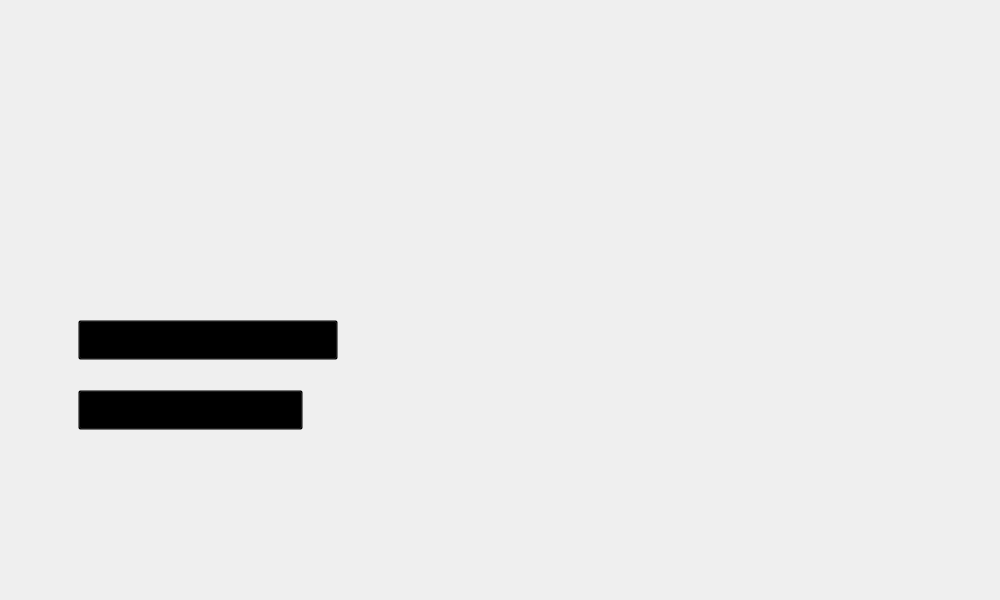
<?xml version="1.0" encoding="UTF-8"?>
<ui version="4.0">
 <class>F_Venceu</class>
 <widget class="QMainWindow" name="F_Venceu">
  <property name="geometry">
   <rect>
    <x>0</x>
    <y>0</y>
    <width>1000</width>
    <height>600</height>
   </rect>
  </property>
  <property name="minimumSize">
   <size>
    <width>1000</width>
    <height>600</height>
   </size>
  </property>
  <property name="maximumSize">
   <size>
    <width>1000</width>
    <height>600</height>
   </size>
  </property>
  <property name="windowTitle">
   <string>Você Venceu</string>
  </property>
  <property name="windowIcon">
   <iconset>
    <normaloff>../image/toy_freddy.png</normaloff>../image/toy_freddy.png</iconset>
  </property>
  <widget class="QWidget" name="centralwidget">
   <widget class="QLabel" name="lb_background">
    <property name="geometry">
     <rect>
      <x>0</x>
      <y>0</y>
      <width>1000</width>
      <height>600</height>
     </rect>
    </property>
    <property name="text">
     <string/>
    </property>
    <property name="pixmap">
     <pixmap>../screen/venceu_forca.png</pixmap>
    </property>
    <property name="scaledContents">
     <bool>true</bool>
    </property>
   </widget>
   <widget class="QPushButton" name="btn_fvenceuNovamente">
    <property name="geometry">
     <rect>
      <x>78</x>
      <y>320</y>
      <width>260</width>
      <height>40</height>
     </rect>
    </property>
    <property name="cursor">
     <cursorShape>PointingHandCursor</cursorShape>
    </property>
    <property name="styleSheet">
     <string notr="true">background: transparent;</string>
    </property>
    <property name="text">
     <string/>
    </property>
   </widget>
   <widget class="QPushButton" name="btn_fvenceuMenu">
    <property name="geometry">
     <rect>
      <x>78</x>
      <y>390</y>
      <width>225</width>
      <height>40</height>
     </rect>
    </property>
    <property name="cursor">
     <cursorShape>PointingHandCursor</cursorShape>
    </property>
    <property name="styleSheet">
     <string notr="true">background: transparent;</string>
    </property>
    <property name="text">
     <string/>
    </property>
   </widget>
  </widget>
 </widget>
 <resources/>
 <connections/>
</ui>
